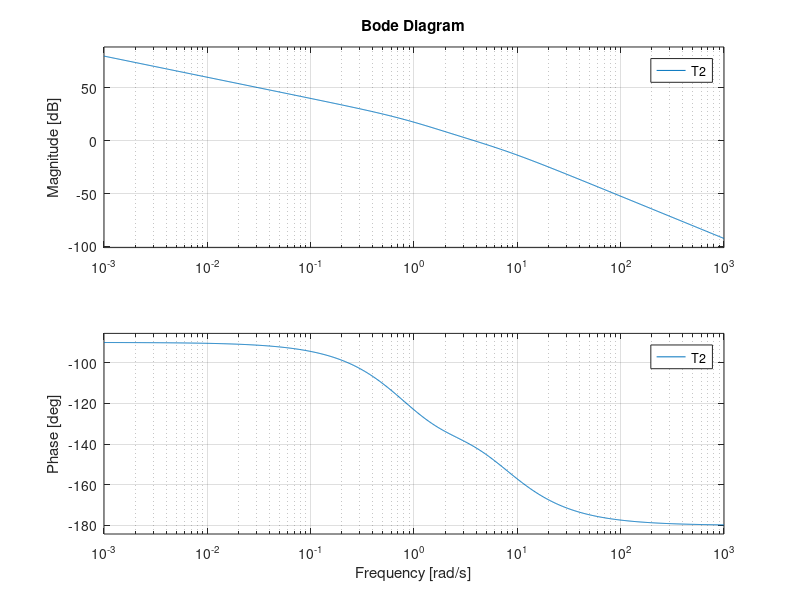
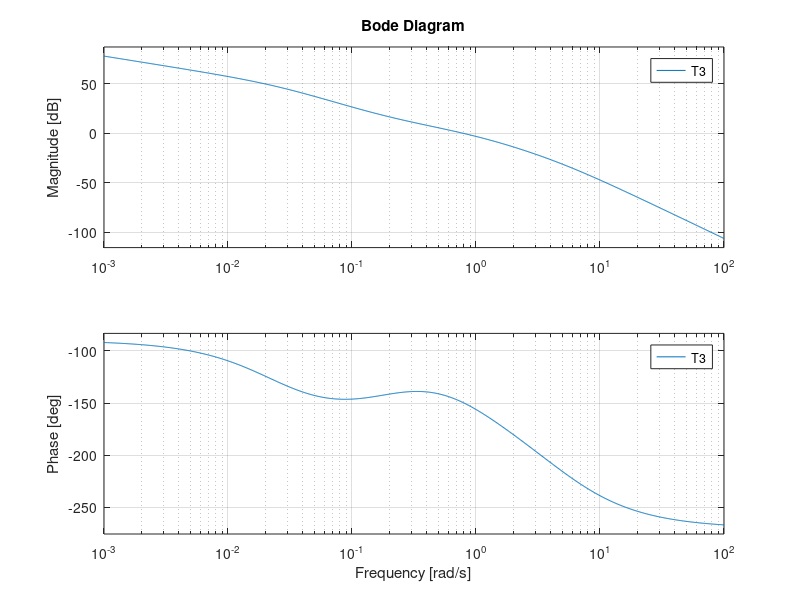
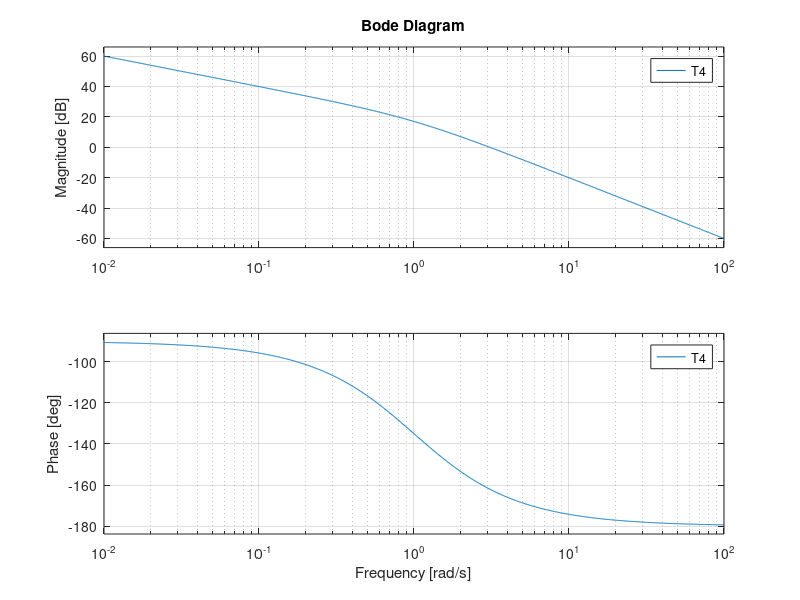
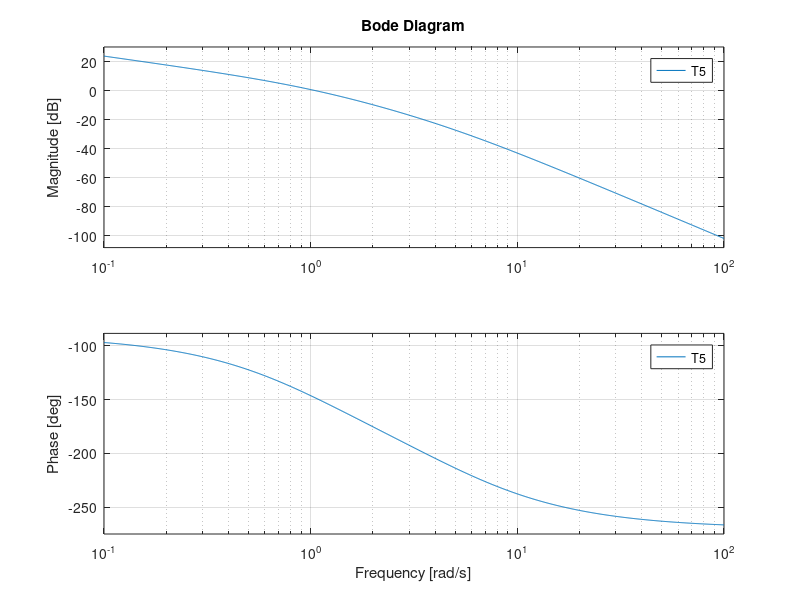

The MATLAB source for these figures, in order:
clear all;
clc;
w={10^(-3), 10^(3)};
T1= tf([37.3 68.65 25],[0.0744 1.69745 11.1938 16.693 1 0]);
bode(T1,w)
grid on
figure(1);
T2 = tf([3.85 10],[0.162 1.162 1 0]);
bode(T2,w)
grid on
figure(2);
T3 = tf([40 8],[8 48.2 41.2 1 0]);
bode(T3)
grid on
figure(3);
T4 = tf([10],[1 1 0]);
bode(T4)
grid on
figure(4);
T5 = tf([8],[1 6 5 0]);
bode(T5)
grid on
figure(5);
T6 = tf([25],[0.05 0.6 1 0]);
bode(T6)
grid on
figure(6);
